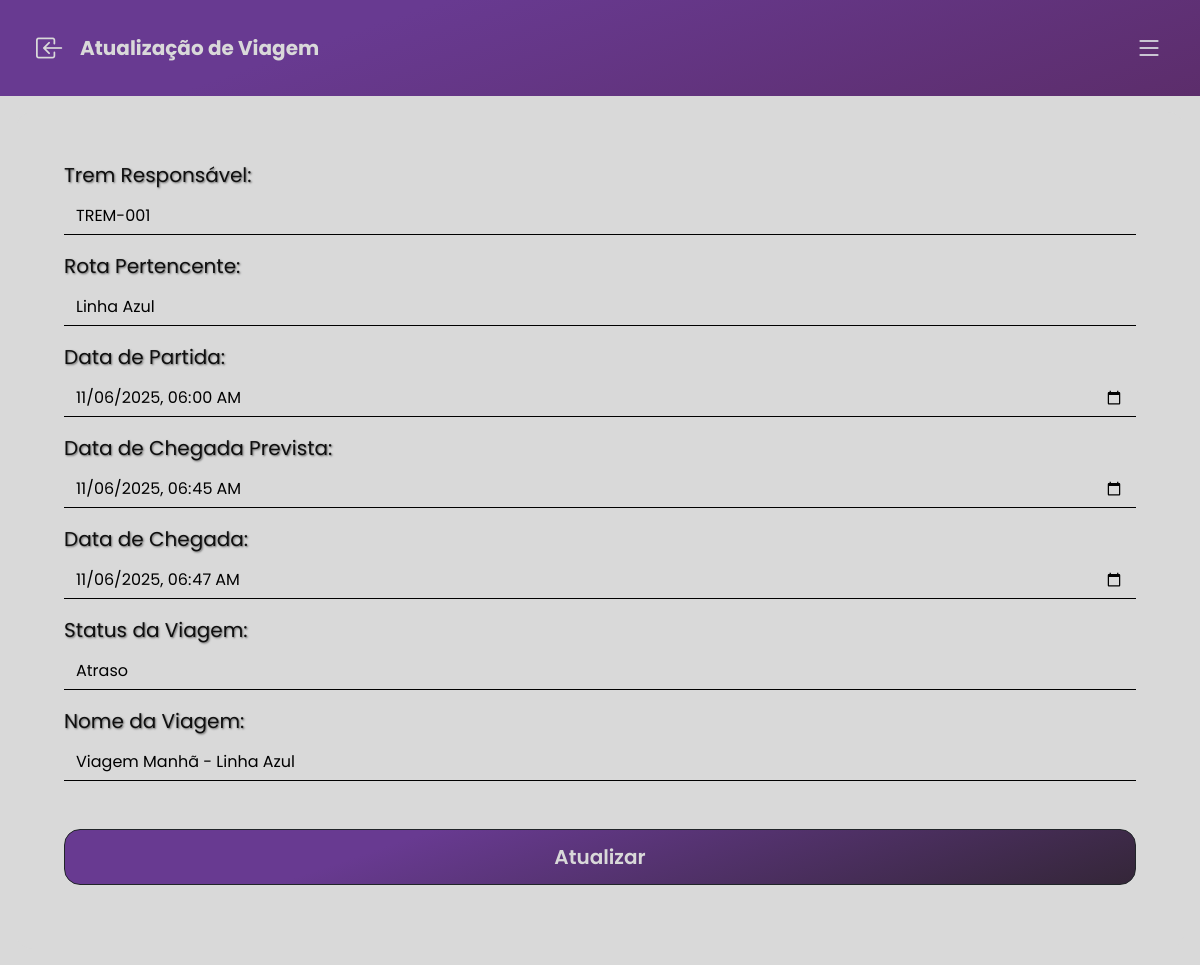
The app's page /public/createViagem.php?id=1 (signed in) with its own data.
### tables this page shows
CREATE TABLE viagem (
    id_viagem INT AUTO_INCREMENT PRIMARY KEY,
    id_trem_fk INT,
    id_rota_fk INT,
    data_partida DATETIME,
    data_chegada_previsao DATETIME,
    data_chegada DATETIME,
    status_viagem ENUM('Ok', 'Revisão', 'Reparo', 'Atraso') NOT NULL DEFAULT 'Ok',
    nome_viagem VARCHAR(100) NOT NULL,
    FOREIGN KEY (id_trem_fk) REFERENCES trem(id_trem),
    FOREIGN KEY (id_rota_fk) REFERENCES rota(id_rota)
);

CREATE TABLE trem (
    id_trem INT AUTO_INCREMENT PRIMARY KEY,
    identificador VARCHAR(50) NOT NULL,
    modelo VARCHAR(50),
    capacidade_passageiros INT,
    capacidade_carga_kg INT,
    status_trem ENUM ('Operacional', 'Manutenção', 'Fora de Serviço') DEFAULT 'Operacional',
    quilometragem DECIMAL(10,2) DEFAULT 0,
    ultima_manutencao DATETIME
);

CREATE TABLE rota (
    id_rota INT AUTO_INCREMENT PRIMARY KEY,
    nome VARCHAR(100) NOT NULL,
    descricao TEXT
);

### public/createViagem.php (the view, shortened to what this page needs)
<?php
include 'db.php';
if (isset($_GET['id'])) {
    $id_viagem = $_GET['id'];
    $sql2 = "SELECT * FROM viagem WHERE id_viagem='$id_viagem'";
    $result = $conn->query($sql2);
    $viagem_row = $result->fetch(PDO::FETCH_ASSOC);
    $id_trem_fk = $viagem_row['id_trem_fk'];
    $id_rota_fk = $viagem_row['id_rota_fk'];
    $data_partida = $viagem_row['data_partida'];
    $data_chegada_previsao = $viagem_row['data_chegada_previsao'];
    $data_chegada = $viagem_row['data_chegada'];
    $status_viagem = $viagem_row['status_viagem'];
    $nome_viagem = $viagem_row['nome_viagem'];
?>
    <html lang="pt-br">
    <head>
        <link href="https://cdn.jsdelivr.net/npm/bootstrap@5.3.8/dist/css/bootstrap.min.css" rel="stylesheet">
        <link rel="stylesheet" href="https://cdn.jsdelivr.net/npm/bootstrap-icons@1.13.1/font/bootstrap-icons.min.css">
        <link rel="stylesheet" href="../styles/style.css">
    </head>
    <body>
        <main>
            <div class="container-fluid">
                <div class="row headerDash d-flex align-items-center sticky-top">
                    <div class="col-8  welcome lh-1">
                        <div class="col ms-4 fw-bold fs-5 d-flex align-items-center">
                            <i class="bi bi-box-arrow-in-left fs-3 me-3" onclick="window.location.href='dashboard.php'"></i>
                            <p class="mb-0">Atualização de Viagem</p>
                        </div>
                    </div>
                    <div class="col-4">
                        <div class="col d-flex align-items-center justify-content-end">
                            <?php include 'partials/sidebar.php'; ?>
                        </div>
                    </div>
                </div>
                <div class="row justify-content-center p-3">
                    <div class="col">
                        <div class="row d-flex justify-content-center align-items-center">
                            <div class="col main p-3 p-md-5 align-items-center rounded-4">
                                <form method="POST">
                                    <div class="mb-3">
                                        <label for="id_trem_fk" class="form-label tituloLight fs-5">Trem Responsável:</label>
                                        <select class="form-control" id="id_trem_fk" name="id_trem_fk" required>
                                            <?php
                                            $sql = "SELECT id_trem, identificador FROM trem";
                                            $stmt = $conn->prepare($sql);
                                            $stmt->execute();
                                            $trens = $stmt->fetchAll(PDO::FETCH_ASSOC);
                                            foreach ($trens as $trem) {
                                                echo "<option value=\"{$trem['id_trem']}\" " . ($trem['id_trem'] == $id_trem_fk ? 'selected' : '') . ">{$trem['identificador']}</option>";
                                            }
                                            ?>
                                        </select>
                                    </div>
                                    <div class="mb-3">
                                        <label for="id_rota_fk" class="form-label tituloLight fs-5">Rota Pertencente:</label>
                                        <select class="form-control" id="id_rota_fk" name="id_rota_fk" required>
                                            <?php
                                            $sql = "SELECT id_rota, nome FROM rota";
                                            $stmt = $conn->prepare($sql);
                                            $stmt->execute();
                                            $rotas = $stmt->fetchAll(PDO::FETCH_ASSOC);
                                            foreach ($rotas as $rota) {
                                                echo "<option value=\"{$rota['id_rota']}\" " . ($rota['id_rota'] == $id_rota_fk ? 'selected' : '') . ">{$rota['nome']}</option>";
                                            }
                                            ?>
                                        </select>
                                    </div>
                                    <div class="mb-3">
                                        <label for="data_partida" class="form-label tituloLight fs-5">Data de Partida:</label>
                                        <input type="datetime-local" class="form-control" id="data_partida" name="data_partida" value="<?php echo date('Y-m-d\TH:i', strtotime($data_partida)); ?>" required>
                                    </div>
                                    <div class="mb-3">
                                        <label for="data_chegada_previsao" class="form-label tituloLight fs-5">Data de Chegada Prevista:</label>
                                        <input type="datetime-local" class="form-control" id="data_chegada_previsao" name="data_chegada_previsao" value="<?php echo date('Y-m-d\TH:i', strtotime($data_chegada_previsao)); ?>" required>
                                    </div>
                                    <div class="mb-3">
                                        <label for="data_chegada" class="form-label tituloLight fs-5">Data de Chegada:</label>
                                        <input type="datetime-local" class="form-control" id="data_chegada" name="data_chegada" value="<?php echo date('Y-m-d\TH:i', strtotime($data_chegada)); ?>" required>
                                    </div>
                                    <div class="mb-3">
                                        <label for="status_viagem" class="form-label tituloLight fs-5">Status da Viagem:</label>
                                        <select class="form-control" id="status_viagem" name="status_viagem" required>
                                            <option value="Atraso" <?php echo $status_viagem == 'Atraso' ? 'selected' : ''; ?>>Atraso</option>
                                        </select>
                                    </div>
                                    <div class="mb-5">
                                        <label for="nome_viagem" class="form-label tituloLight fs-5">Nome da Viagem:</label>
                                        <input type="text" class="form-control" id="nome_viagem" name="nome_viagem" value="<?php echo $nome_viagem; ?>" required>
                                    </div>
                                    <button type="submit" class="btn btn-dark btnLogin fs-5 fw-semibold rounded-4">Atualizar</button>
                                </form>
                            </div>
                        </div>
                    </div>
                </div>
    </body>
    </html>
<?php
}
?>

### styles/style.css (style rules this page uses)
body { background-color: #D9D9D9; font-family: 'Poppins', sans-serif; width: 100%; margin: 0; overflow-x: hidden; }
.bodyDashboard { background-color: #D9D9D9; width: 100vw; height: 100vh; overflow-x: hidden; }
.main { background-color: #D9D9D9; width: 70vw; }
@media (max-width: 1200px) and (min-width: 801px) { .main { width: 35vw; } }
.form-control { color: black; background-color: transparent !important; box-shadow: none !important; border: none !important; border-bottom: 1px solid rgba(0, 0, 0) !important; border-radius: 4px 4px 0 0 !important; }
.btnLogin { color: #D9D9D9; width: 100%; height: 7vh; background: linear-gradient(161deg, rgba(104, 58, 145, 1) 30%, rgba(52, 38, 56, 1) 100%); }
.headerDash { background: #683A91; background: linear-gradient(161deg, rgba(104, 58, 145, 1) 30%, rgba(92, 45, 107, 1) 100%); height: 12vh; }
.welcome { color: #D9D9D9; }
.tituloLight { color: #0f0f0f; text-shadow: 1px 1px 2px rgba(0, 0, 0, 0.5); }

### records on screen
viagem: id_trem_fk "TREM-001", id_rota_fk "Linha Azul", data_partida "11/06/2025 06:00", data_chegada_previsao "11/06/2025 06:45", data_chegada "11/06/2025 06:47", status_viagem "Atraso", nome_viagem "Viagem Manhã - Linha Azul"
